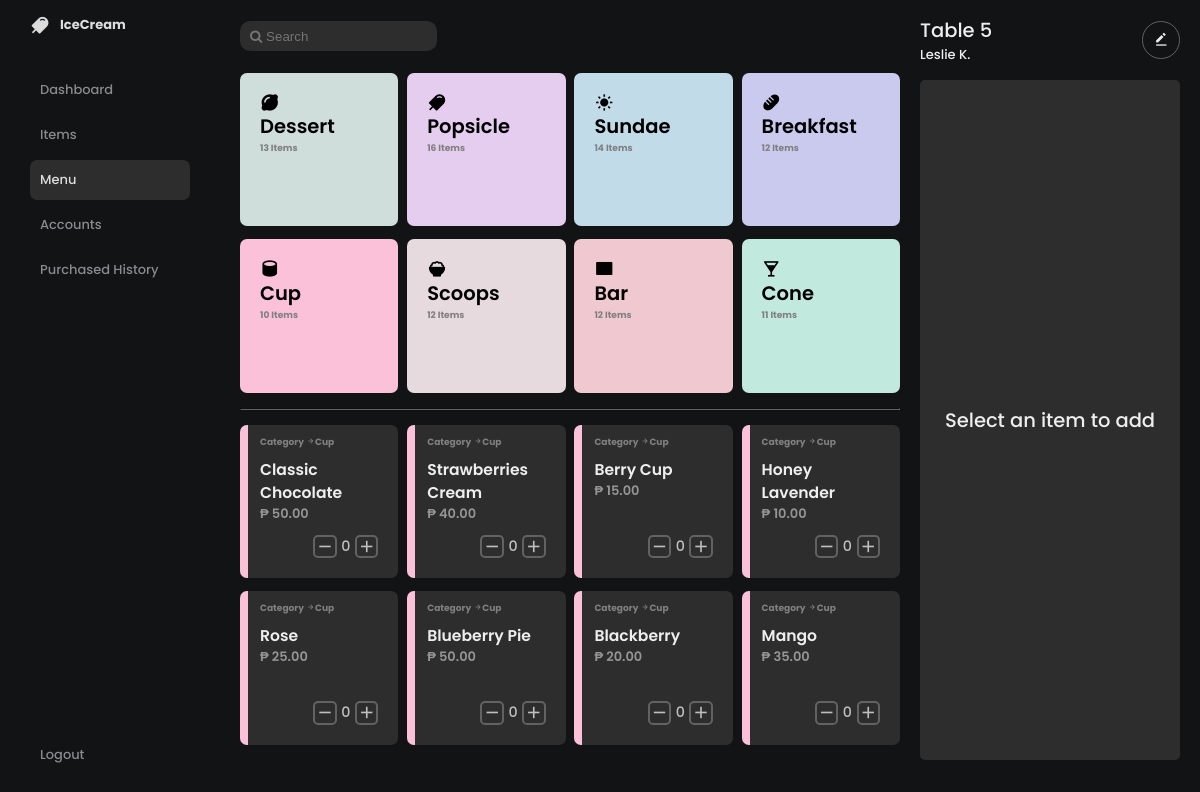
The page /menu/menu.php?id=5 on the database its author committed.
### tables this page shows
CREATE TABLE `categories` (
  `id` int(11) NOT NULL,
  `name` varchar(255) NOT NULL,
  `icon` varchar(255) NOT NULL,
  `quantity` int(11) NOT NULL,
  `color` varchar(255) NOT NULL,
  `created_at` timestamp NOT NULL DEFAULT current_timestamp(),
  `updated_at` timestamp NOT NULL DEFAULT current_timestamp() ON UPDATE current_timestamp()
);

CREATE TABLE `items` (
  `id` int(11) NOT NULL,
  `name` varchar(255) NOT NULL,
  `quantity` int(11) NOT NULL,
  `price` float NOT NULL,
  `category` int(11) NOT NULL,
  `created_at` timestamp NOT NULL DEFAULT current_timestamp(),
  `updated_at` timestamp NOT NULL DEFAULT current_timestamp() ON UPDATE current_timestamp()
);

### classes/category.class.php (called while the page is built, shortened)
<?php
require_once 'database.php';
class Category{
    protected $db ;
    function __construct(){
        $this->db = new Database();
    }
    function show(){
        $sql = "SELECT * FROM categories;";
        $query = $this->db->connect()->prepare($sql);
        if($query->execute()){
            $data = $query->fetchAll();
        }
        return $data;
    }
}
?>

### classes/database.php (called while the page is built)
<?php
    class Database{
        public $host = 'locahost';
        public $username = 'root';
        public $password = '';
        public $database = 'ice_cream';
        protected $connection ;
        function connect(){
            try {
                $this->connection = new PDO("mysql: host= $this->host;dbname=$this->database",$this->username, $this->password);
            }catch(PDOException $e){
                echo 'connection error'. $e->getMessage();
            }
            return $this->connection;
        }
    }
?>

### classes/item.class.php (called while the page is built, shortened)
<?php
require_once 'database.php';
class Item{
    protected $db ;
    function __construct(){
        $this->db = new Database();
    }
    function selectId($id){
        $sql = "SELECT * FROM items WHERE $id = category;";
        $query = $this->db->connect()->prepare($sql);
        if($query->execute()){
            $data = $query->fetchAll();
        }
        return $data;
    }
    function selectCategoryName($id){
        $sql = "SELECT name FROM categories WHERE id = $id;";
        $query = $this->db->connect()->prepare($sql);
        if($query->execute()){
            $data = $query->fetch();
        }
        return $data;
    }
}
?>

### menu/menu.php (the view, shortened to what this page needs)
<?php
    include_once '../includes/header.php';
    include_once '../includes/sidebar.php';
    require_once '../classes/category.class.php';
    require_once '../classes/item.class.php';
?>
    <div class = "main">
    <section class="menu">
        <div class="menu-header">
        <input type="text" placeholder="&#xF002; Search" style="font-family:Arial, FontAwesome" />
        </div>
        <div class="menu-body">
        <div class="sorting-cards">
            <?php
                $category_obj = new Category();
                foreach($category_obj->show() as $value){
                ?>
                         <a href = "menu.php?id=<?php echo $value['id']; ?>" class="card category-card" style = "background-color: <?php echo $value['color']?>">
                                <div class="card-header">
                                    <?php echo $value['icon'] ?>
                                </div>
                                <div class="card-body">
                                    <span class = "card-title" > <?php echo $value['name'] ?> </span>
                                    <span class = "item-num text" ><?php echo $value ['quantity'] ?> Items</span>
                                </div>
                        </a>
                <?php
                }
                ?>
        </div>
        <hr class = "divider">
        <div class="menu-items" >
            <?php
                $item = new Item();
                $id = 1;
                if(isset($_GET['id'])){
                    $id = $_GET['id'];
                }
                foreach($item->selectId($id) as $value){
            ?>
                <div class="card item
            <?php
                if($value['quantity'] > 0){
            ?>
                    active
            <?php
                }
            ?>
                ">
                <div class="background-card"></div>
                    <div class="card-header text">
                        <span> Category
                        <i class="bx bx-right-arrow-alt "></i><?php echo $item->selectCategoryName($id)[0]?>
                    </div>
                    <div class="card-body">
                        <div class="card-title">
                            <span class = "brand"> <?php echo $value['name']; ?></span>
                            <span class = "value">₱ <?php echo ($value['price']);
                            if($value['price'] % 1 == 0) echo ('.00');?>
                            </span>
                        </div>
                    </div>
                    <div class="card-footer">
                        <span class = "minus-plus">
                            <i class="bx bx-minus minus-icon icon minus" ></i>
                            <span class = "item-count"><?php echo $value['quantity'] ?></span>
                            <i class="bx bx-plus icon plus"></i>
                        </span>
                    </div>
                </div>
                <?php
                }
                ?>
    </section>
    <section class = "sidebar-right">
        <div class="title-container">
            <div class="title">
                <h1 class="text">Table 5</h1>
                <span class="sub">Leslie K.</span>
            </div>
            <span class="icon-container">
                <i class='bx bxs-edit-alt icon'></i>
            </span>
        </div>
        <div class="list-total">
            <div class="total-container">
                <div class="total">
                    <span class="dialog">
                        <p class="text">Select an item to add</p>
                    </span>
                </div>
            </div>
        </div>
</body>
</html>

### css/style.css (style rules this page uses)
:root { --dark: #232c33; --dark-2: #1a1f27; --text-color: #a5a9ac; --secondary-color: #c48af9; --blue-berry: #2d3b41; --sea: #1da5ff; }
* { margin: 0; padding: 0; font-weight: 500; font-family: 'Poppins', sans-serif; box-sizing: border-box; }
body { background: var(--dark); }
.flex-align-center { align-items: center; }
.brand { font-size: 1.2rem; }

### css/media.css (style rules this page uses)
@media (max-width: 1366px) { :root { font-size: 13px; } }

### css/cards.css (style rules this page uses)
.card-body { height: 100%; width: 100%; }

### rows shown on the page
categories: name "Dessert", quantity "13"
categories: name "Popsicle", quantity "16"
categories: name "Sundae", quantity "14"
categories: name "Breakfast", quantity "12"
categories: name "Cup", quantity "10"
categories: name "Scoops", quantity "12"
categories: name "Bar", quantity "12"
categories: name "Cone", quantity "11"
items: category.name "Cup", name "Classic Chocolate", price "50", shows ".00", quantity "0"
items: category.name "Cup", name "Strawberries Cream", price "40", shows ".00", quantity "0"
items: category.name "Cup", name "Berry Cup", price "15", shows ".00", quantity "0"
items: category.name "Cup", name "Honey Lavender", price "10", shows ".00", quantity "0"
items: category.name "Cup", name "Rose", price "25", shows ".00", quantity "0"
items: category.name "Cup", name "Blueberry Pie", price "50", shows ".00", quantity "0"
items: category.name "Cup", name "Blackberry", price "20", shows ".00", quantity "0"
items: category.name "Cup", name "Mango", price "35", shows ".00", quantity "0"
